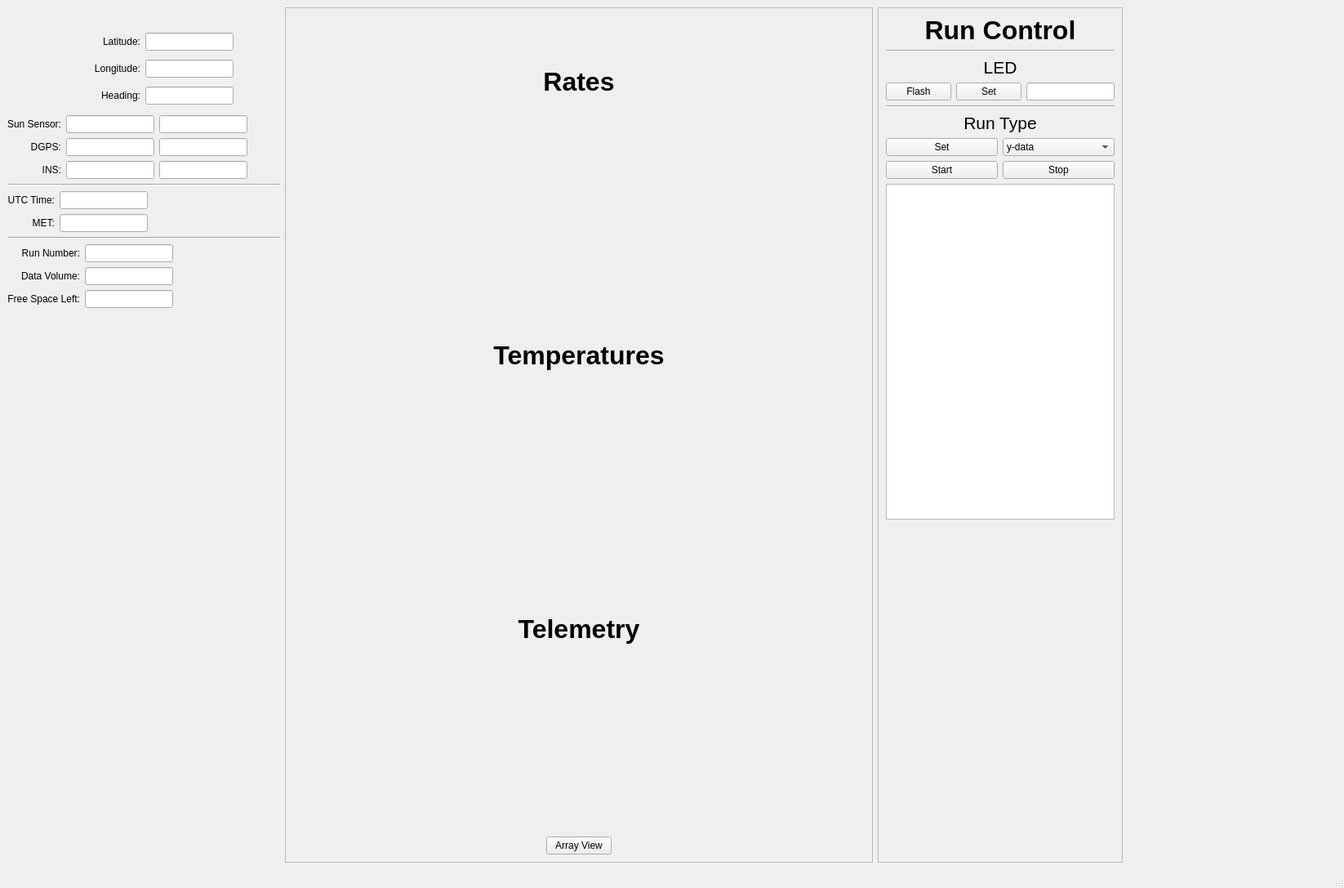
<?xml version="1.0" encoding="UTF-8"?>
<ui version="4.0">
 <class>MainWindow</class>
 <widget class="QMainWindow" name="MainWindow">
  <property name="geometry">
   <rect>
    <x>0</x>
    <y>0</y>
    <width>1646</width>
    <height>1087</height>
   </rect>
  </property>
  <property name="windowTitle">
   <string>MainWindow</string>
  </property>
  <widget class="QWidget" name="centralwidget">
   <layout class="QHBoxLayout" name="horizontalLayout">
    <item>
     <layout class="QVBoxLayout" name="verticalLayout">
      <item>
       <layout class="QHBoxLayout" name="horizontalLayout_3">
        <item>
         <widget class="CartopyCanvas" name="tracker_widget" native="true">
          <property name="sizePolicy">
           <sizepolicy hsizetype="Preferred" vsizetype="Preferred">
            <horstretch>0</horstretch>
            <verstretch>0</verstretch>
           </sizepolicy>
          </property>
          <property name="minimumSize">
           <size>
            <width>100</width>
            <height>0</height>
           </size>
          </property>
         </widget>
        </item>
        <item>
         <spacer name="horizontalSpacer">
          <property name="orientation">
           <enum>Qt::Horizontal</enum>
          </property>
          <property name="sizeHint" stdset="0">
           <size>
            <width>40</width>
            <height>20</height>
           </size>
          </property>
         </spacer>
        </item>
       </layout>
      </item>
      <item>
       <layout class="QHBoxLayout" name="horizontalLayout_2">
        <item>
         <widget class="SignalRotatingArrowWidget" name="pointing_widget" native="true">
          <property name="sizePolicy">
           <sizepolicy hsizetype="Fixed" vsizetype="Fixed">
            <horstretch>0</horstretch>
            <verstretch>0</verstretch>
           </sizepolicy>
          </property>
          <property name="minimumSize">
           <size>
            <width>100</width>
            <height>100</height>
           </size>
          </property>
         </widget>
        </item>
        <item>
         <layout class="QGridLayout" name="gridLayout">
          <item row="2" column="1">
           <widget class="QLineEdit" name="heading_line">
            <property name="sizePolicy">
             <sizepolicy hsizetype="Preferred" vsizetype="Fixed">
              <horstretch>0</horstretch>
              <verstretch>0</verstretch>
             </sizepolicy>
            </property>
            <property name="readOnly">
             <bool>true</bool>
            </property>
           </widget>
          </item>
          <item row="0" column="1">
           <widget class="QLineEdit" name="lat_line">
            <property name="sizePolicy">
             <sizepolicy hsizetype="Preferred" vsizetype="Fixed">
              <horstretch>0</horstretch>
              <verstretch>0</verstretch>
             </sizepolicy>
            </property>
            <property name="readOnly">
             <bool>true</bool>
            </property>
           </widget>
          </item>
          <item row="1" column="0">
           <widget class="QLabel" name="lon_label">
            <property name="sizePolicy">
             <sizepolicy hsizetype="Minimum" vsizetype="Preferred">
              <horstretch>0</horstretch>
              <verstretch>0</verstretch>
             </sizepolicy>
            </property>
            <property name="text">
             <string>Longitude:</string>
            </property>
            <property name="alignment">
             <set>Qt::AlignRight|Qt::AlignTrailing|Qt::AlignVCenter</set>
            </property>
           </widget>
          </item>
          <item row="0" column="0">
           <widget class="QLabel" name="lat_label">
            <property name="sizePolicy">
             <sizepolicy hsizetype="Minimum" vsizetype="Preferred">
              <horstretch>0</horstretch>
              <verstretch>0</verstretch>
             </sizepolicy>
            </property>
            <property name="text">
             <string>Latitude:</string>
            </property>
            <property name="alignment">
             <set>Qt::AlignRight|Qt::AlignTrailing|Qt::AlignVCenter</set>
            </property>
           </widget>
          </item>
          <item row="2" column="0">
           <widget class="QLabel" name="heading_label">
            <property name="sizePolicy">
             <sizepolicy hsizetype="Minimum" vsizetype="Preferred">
              <horstretch>0</horstretch>
              <verstretch>0</verstretch>
             </sizepolicy>
            </property>
            <property name="text">
             <string>Heading:</string>
            </property>
            <property name="alignment">
             <set>Qt::AlignRight|Qt::AlignTrailing|Qt::AlignVCenter</set>
            </property>
           </widget>
          </item>
          <item row="1" column="1">
           <widget class="QLineEdit" name="lon_line">
            <property name="sizePolicy">
             <sizepolicy hsizetype="Preferred" vsizetype="Fixed">
              <horstretch>0</horstretch>
              <verstretch>0</verstretch>
             </sizepolicy>
            </property>
            <property name="readOnly">
             <bool>true</bool>
            </property>
           </widget>
          </item>
         </layout>
        </item>
        <item>
         <spacer name="horizontalSpacer_2">
          <property name="orientation">
           <enum>Qt::Horizontal</enum>
          </property>
          <property name="sizeHint" stdset="0">
           <size>
            <width>40</width>
            <height>20</height>
           </size>
          </property>
         </spacer>
        </item>
       </layout>
      </item>
      <item>
       <layout class="QGridLayout" name="gridLayout_2">
        <item row="0" column="0">
         <widget class="QLabel" name="sun_sensor_label">
          <property name="sizePolicy">
           <sizepolicy hsizetype="Minimum" vsizetype="Preferred">
            <horstretch>0</horstretch>
            <verstretch>0</verstretch>
           </sizepolicy>
          </property>
          <property name="text">
           <string>Sun Sensor:</string>
          </property>
          <property name="alignment">
           <set>Qt::AlignRight|Qt::AlignTrailing|Qt::AlignVCenter</set>
          </property>
         </widget>
        </item>
        <item row="1" column="1">
         <widget class="QLineEdit" name="dpgs_line_1">
          <property name="sizePolicy">
           <sizepolicy hsizetype="Preferred" vsizetype="Fixed">
            <horstretch>0</horstretch>
            <verstretch>0</verstretch>
           </sizepolicy>
          </property>
          <property name="readOnly">
           <bool>true</bool>
          </property>
         </widget>
        </item>
        <item row="0" column="1">
         <widget class="QLineEdit" name="sun_sensor_line_1">
          <property name="sizePolicy">
           <sizepolicy hsizetype="Preferred" vsizetype="Fixed">
            <horstretch>0</horstretch>
            <verstretch>0</verstretch>
           </sizepolicy>
          </property>
          <property name="readOnly">
           <bool>true</bool>
          </property>
         </widget>
        </item>
        <item row="1" column="0">
         <widget class="QLabel" name="dgps_label">
          <property name="sizePolicy">
           <sizepolicy hsizetype="Minimum" vsizetype="Preferred">
            <horstretch>0</horstretch>
            <verstretch>0</verstretch>
           </sizepolicy>
          </property>
          <property name="text">
           <string>DGPS:</string>
          </property>
          <property name="alignment">
           <set>Qt::AlignRight|Qt::AlignTrailing|Qt::AlignVCenter</set>
          </property>
         </widget>
        </item>
        <item row="2" column="1">
         <widget class="QLineEdit" name="ins_line_1">
          <property name="sizePolicy">
           <sizepolicy hsizetype="Preferred" vsizetype="Fixed">
            <horstretch>0</horstretch>
            <verstretch>0</verstretch>
           </sizepolicy>
          </property>
          <property name="readOnly">
           <bool>true</bool>
          </property>
         </widget>
        </item>
        <item row="2" column="0">
         <widget class="QLabel" name="ins_label">
          <property name="sizePolicy">
           <sizepolicy hsizetype="Minimum" vsizetype="Preferred">
            <horstretch>0</horstretch>
            <verstretch>0</verstretch>
           </sizepolicy>
          </property>
          <property name="text">
           <string>INS:</string>
          </property>
          <property name="alignment">
           <set>Qt::AlignRight|Qt::AlignTrailing|Qt::AlignVCenter</set>
          </property>
         </widget>
        </item>
        <item row="2" column="2">
         <widget class="QLineEdit" name="ins_line_2">
          <property name="sizePolicy">
           <sizepolicy hsizetype="Preferred" vsizetype="Fixed">
            <horstretch>0</horstretch>
            <verstretch>0</verstretch>
           </sizepolicy>
          </property>
          <property name="readOnly">
           <bool>true</bool>
          </property>
         </widget>
        </item>
        <item row="0" column="2">
         <widget class="QLineEdit" name="sun_sensor_line_2">
          <property name="sizePolicy">
           <sizepolicy hsizetype="Preferred" vsizetype="Fixed">
            <horstretch>0</horstretch>
            <verstretch>0</verstretch>
           </sizepolicy>
          </property>
          <property name="readOnly">
           <bool>true</bool>
          </property>
         </widget>
        </item>
        <item row="1" column="2">
         <widget class="QLineEdit" name="dgps_line_2">
          <property name="sizePolicy">
           <sizepolicy hsizetype="Preferred" vsizetype="Fixed">
            <horstretch>0</horstretch>
            <verstretch>0</verstretch>
           </sizepolicy>
          </property>
          <property name="readOnly">
           <bool>true</bool>
          </property>
         </widget>
        </item>
        <item row="1" column="3">
         <spacer name="horizontalSpacer_3">
          <property name="orientation">
           <enum>Qt::Horizontal</enum>
          </property>
          <property name="sizeHint" stdset="0">
           <size>
            <width>40</width>
            <height>20</height>
           </size>
          </property>
         </spacer>
        </item>
       </layout>
      </item>
      <item>
       <widget class="Line" name="line">
        <property name="orientation">
         <enum>Qt::Horizontal</enum>
        </property>
       </widget>
      </item>
      <item>
       <layout class="QGridLayout" name="gridLayout_3">
        <item row="1" column="1">
         <widget class="QLineEdit" name="met_line">
          <property name="sizePolicy">
           <sizepolicy hsizetype="Preferred" vsizetype="Fixed">
            <horstretch>0</horstretch>
            <verstretch>0</verstretch>
           </sizepolicy>
          </property>
          <property name="readOnly">
           <bool>true</bool>
          </property>
         </widget>
        </item>
        <item row="0" column="0">
         <widget class="QLabel" name="utc_label">
          <property name="sizePolicy">
           <sizepolicy hsizetype="Minimum" vsizetype="Preferred">
            <horstretch>0</horstretch>
            <verstretch>0</verstretch>
           </sizepolicy>
          </property>
          <property name="text">
           <string>UTC Time:</string>
          </property>
          <property name="alignment">
           <set>Qt::AlignRight|Qt::AlignTrailing|Qt::AlignVCenter</set>
          </property>
         </widget>
        </item>
        <item row="0" column="1">
         <widget class="QLineEdit" name="utc_line">
          <property name="sizePolicy">
           <sizepolicy hsizetype="Preferred" vsizetype="Fixed">
            <horstretch>0</horstretch>
            <verstretch>0</verstretch>
           </sizepolicy>
          </property>
          <property name="readOnly">
           <bool>true</bool>
          </property>
         </widget>
        </item>
        <item row="1" column="0">
         <widget class="QLabel" name="met_label">
          <property name="sizePolicy">
           <sizepolicy hsizetype="Minimum" vsizetype="Preferred">
            <horstretch>0</horstretch>
            <verstretch>0</verstretch>
           </sizepolicy>
          </property>
          <property name="text">
           <string>MET:</string>
          </property>
          <property name="alignment">
           <set>Qt::AlignRight|Qt::AlignTrailing|Qt::AlignVCenter</set>
          </property>
         </widget>
        </item>
        <item row="0" column="2">
         <spacer name="horizontalSpacer_4">
          <property name="orientation">
           <enum>Qt::Horizontal</enum>
          </property>
          <property name="sizeHint" stdset="0">
           <size>
            <width>40</width>
            <height>20</height>
           </size>
          </property>
         </spacer>
        </item>
       </layout>
      </item>
      <item>
       <widget class="Line" name="line_2">
        <property name="orientation">
         <enum>Qt::Horizontal</enum>
        </property>
       </widget>
      </item>
      <item>
       <layout class="QGridLayout" name="gridLayout_4">
        <item row="0" column="0">
         <widget class="QLabel" name="run_num_label">
          <property name="sizePolicy">
           <sizepolicy hsizetype="Minimum" vsizetype="Preferred">
            <horstretch>0</horstretch>
            <verstretch>0</verstretch>
           </sizepolicy>
          </property>
          <property name="text">
           <string>Run Number:</string>
          </property>
          <property name="alignment">
           <set>Qt::AlignRight|Qt::AlignTrailing|Qt::AlignVCenter</set>
          </property>
         </widget>
        </item>
        <item row="0" column="1">
         <widget class="QLineEdit" name="run_num_line">
          <property name="sizePolicy">
           <sizepolicy hsizetype="Preferred" vsizetype="Fixed">
            <horstretch>0</horstretch>
            <verstretch>0</verstretch>
           </sizepolicy>
          </property>
          <property name="readOnly">
           <bool>true</bool>
          </property>
         </widget>
        </item>
        <item row="1" column="0">
         <widget class="QLabel" name="data_vol_label">
          <property name="sizePolicy">
           <sizepolicy hsizetype="Minimum" vsizetype="Preferred">
            <horstretch>0</horstretch>
            <verstretch>0</verstretch>
           </sizepolicy>
          </property>
          <property name="text">
           <string>Data Volume:</string>
          </property>
          <property name="alignment">
           <set>Qt::AlignRight|Qt::AlignTrailing|Qt::AlignVCenter</set>
          </property>
         </widget>
        </item>
        <item row="0" column="2">
         <spacer name="horizontalSpacer_5">
          <property name="orientation">
           <enum>Qt::Horizontal</enum>
          </property>
          <property name="sizeHint" stdset="0">
           <size>
            <width>40</width>
            <height>20</height>
           </size>
          </property>
         </spacer>
        </item>
        <item row="1" column="1">
         <widget class="QLineEdit" name="data_vol_line">
          <property name="sizePolicy">
           <sizepolicy hsizetype="Preferred" vsizetype="Fixed">
            <horstretch>0</horstretch>
            <verstretch>0</verstretch>
           </sizepolicy>
          </property>
          <property name="readOnly">
           <bool>true</bool>
          </property>
         </widget>
        </item>
        <item row="2" column="1">
         <widget class="QLineEdit" name="free_space_line">
          <property name="sizePolicy">
           <sizepolicy hsizetype="Preferred" vsizetype="Fixed">
            <horstretch>0</horstretch>
            <verstretch>0</verstretch>
           </sizepolicy>
          </property>
          <property name="readOnly">
           <bool>true</bool>
          </property>
         </widget>
        </item>
        <item row="2" column="0">
         <widget class="QLabel" name="free_space_label">
          <property name="text">
           <string>Free Space Left:</string>
          </property>
          <property name="alignment">
           <set>Qt::AlignRight|Qt::AlignTrailing|Qt::AlignVCenter</set>
          </property>
         </widget>
        </item>
       </layout>
      </item>
      <item>
       <spacer name="verticalSpacer">
        <property name="orientation">
         <enum>Qt::Vertical</enum>
        </property>
        <property name="sizeHint" stdset="0">
         <size>
          <width>20</width>
          <height>40</height>
         </size>
        </property>
       </spacer>
      </item>
     </layout>
    </item>
    <item>
     <layout class="QVBoxLayout" name="verticalLayout_2">
      <item>
       <widget class="QFrame" name="frame">
        <property name="minimumSize">
         <size>
          <width>500</width>
          <height>0</height>
         </size>
        </property>
        <property name="frameShape">
         <enum>QFrame::StyledPanel</enum>
        </property>
        <property name="frameShadow">
         <enum>QFrame::Raised</enum>
        </property>
        <layout class="QVBoxLayout" name="verticalLayout_4">
         <item>
          <widget class="QLabel" name="label">
           <property name="sizePolicy">
            <sizepolicy hsizetype="Minimum" vsizetype="Minimum">
             <horstretch>0</horstretch>
             <verstretch>0</verstretch>
            </sizepolicy>
           </property>
           <property name="font">
            <font>
             <pointsize>24</pointsize>
             <weight>75</weight>
             <bold>true</bold>
            </font>
           </property>
           <property name="text">
            <string>Rates</string>
           </property>
           <property name="alignment">
            <set>Qt::AlignCenter</set>
           </property>
          </widget>
         </item>
         <item>
          <widget class="PlotWidget" name="default_plot_widget" native="true">
           <property name="minimumSize">
            <size>
             <width>700</width>
             <height>0</height>
            </size>
           </property>
          </widget>
         </item>
         <item>
          <widget class="QLabel" name="label_2">
           <property name="sizePolicy">
            <sizepolicy hsizetype="Minimum" vsizetype="Preferred">
             <horstretch>0</horstretch>
             <verstretch>0</verstretch>
            </sizepolicy>
           </property>
           <property name="font">
            <font>
             <pointsize>24</pointsize>
             <weight>75</weight>
             <bold>true</bold>
            </font>
           </property>
           <property name="text">
            <string>Temperatures</string>
           </property>
           <property name="alignment">
            <set>Qt::AlignCenter</set>
           </property>
          </widget>
         </item>
         <item>
          <widget class="PlotWidget" name="what" native="true">
           <property name="minimumSize">
            <size>
             <width>700</width>
             <height>0</height>
            </size>
           </property>
          </widget>
         </item>
         <item>
          <widget class="QLabel" name="label_3">
           <property name="sizePolicy">
            <sizepolicy hsizetype="Minimum" vsizetype="Preferred">
             <horstretch>0</horstretch>
             <verstretch>0</verstretch>
            </sizepolicy>
           </property>
           <property name="font">
            <font>
             <pointsize>24</pointsize>
             <weight>75</weight>
             <bold>true</bold>
            </font>
           </property>
           <property name="text">
            <string>Telemetry</string>
           </property>
           <property name="alignment">
            <set>Qt::AlignCenter</set>
           </property>
          </widget>
         </item>
         <item>
          <widget class="PlotWidget" name="widget_3" native="true">
           <property name="minimumSize">
            <size>
             <width>700</width>
             <height>0</height>
            </size>
           </property>
          </widget>
         </item>
         <item>
          <layout class="QGridLayout" name="gridLayout_5">
           <item row="0" column="0">
            <spacer name="horizontalSpacer_7">
             <property name="orientation">
              <enum>Qt::Horizontal</enum>
             </property>
             <property name="sizeHint" stdset="0">
              <size>
               <width>40</width>
               <height>20</height>
              </size>
             </property>
            </spacer>
           </item>
           <item row="0" column="1">
            <widget class="QPushButton" name="array_viewer_button">
             <property name="text">
              <string>Array View</string>
             </property>
            </widget>
           </item>
           <item row="0" column="2">
            <spacer name="horizontalSpacer_8">
             <property name="orientation">
              <enum>Qt::Horizontal</enum>
             </property>
             <property name="sizeHint" stdset="0">
              <size>
               <width>40</width>
               <height>20</height>
              </size>
             </property>
            </spacer>
           </item>
          </layout>
         </item>
        </layout>
       </widget>
      </item>
     </layout>
    </item>
    <item>
     <layout class="QVBoxLayout" name="verticalLayout_3">
      <item>
       <widget class="QFrame" name="frame_2">
        <property name="minimumSize">
         <size>
          <width>100</width>
          <height>0</height>
         </size>
        </property>
        <property name="frameShape">
         <enum>QFrame::StyledPanel</enum>
        </property>
        <property name="frameShadow">
         <enum>QFrame::Raised</enum>
        </property>
        <layout class="QVBoxLayout" name="verticalLayout_5">
         <item>
          <widget class="QLabel" name="label_4">
           <property name="sizePolicy">
            <sizepolicy hsizetype="Minimum" vsizetype="Preferred">
             <horstretch>0</horstretch>
             <verstretch>0</verstretch>
            </sizepolicy>
           </property>
           <property name="font">
            <font>
             <pointsize>24</pointsize>
             <weight>75</weight>
             <bold>true</bold>
            </font>
           </property>
           <property name="text">
            <string>Run Control</string>
           </property>
           <property name="alignment">
            <set>Qt::AlignCenter</set>
           </property>
          </widget>
         </item>
         <item>
          <widget class="Line" name="line_3">
           <property name="orientation">
            <enum>Qt::Horizontal</enum>
           </property>
          </widget>
         </item>
         <item>
          <widget class="QLabel" name="label_6">
           <property name="font">
            <font>
             <pointsize>16</pointsize>
            </font>
           </property>
           <property name="text">
            <string>LED</string>
           </property>
           <property name="alignment">
            <set>Qt::AlignCenter</set>
           </property>
          </widget>
         </item>
         <item>
          <layout class="QHBoxLayout" name="horizontalLayout_4">
           <item>
            <widget class="QPushButton" name="pushButton_2">
             <property name="text">
              <string>Flash</string>
             </property>
            </widget>
           </item>
           <item>
            <widget class="QPushButton" name="pushButton">
             <property name="text">
              <string>Set</string>
             </property>
            </widget>
           </item>
           <item>
            <widget class="QLineEdit" name="lineEdit"/>
           </item>
          </layout>
         </item>
         <item>
          <widget class="Line" name="line_4">
           <property name="orientation">
            <enum>Qt::Horizontal</enum>
           </property>
          </widget>
         </item>
         <item>
          <widget class="QLabel" name="label_5">
           <property name="font">
            <font>
             <pointsize>16</pointsize>
            </font>
           </property>
           <property name="text">
            <string>Run Type</string>
           </property>
           <property name="alignment">
            <set>Qt::AlignCenter</set>
           </property>
          </widget>
         </item>
         <item>
          <layout class="QHBoxLayout" name="horizontalLayout_6">
           <item>
            <widget class="QPushButton" name="pushButton_5">
             <property name="text">
              <string>Set</string>
             </property>
            </widget>
           </item>
           <item>
            <widget class="QComboBox" name="comboBox">
             <item>
              <property name="text">
               <string>y-data</string>
              </property>
             </item>
             <item>
              <property name="text">
               <string>CR data</string>
              </property>
             </item>
             <item>
              <property name="text">
               <string>ped. calibration</string>
              </property>
             </item>
             <item>
              <property name="text">
               <string>gain calibration</string>
              </property>
             </item>
             <item>
              <property name="text">
               <string>testing</string>
              </property>
             </item>
             <item>
              <property name="text">
               <string>other</string>
              </property>
             </item>
            </widget>
           </item>
          </layout>
         </item>
         <item>
          <layout class="QHBoxLayout" name="horizontalLayout_5">
           <item>
            <widget class="QPushButton" name="pushButton_4">
             <property name="text">
              <string>Start</string>
             </property>
            </widget>
           </item>
           <item>
            <widget class="QPushButton" name="pushButton_3">
             <property name="text">
              <string>Stop</string>
             </property>
            </widget>
           </item>
          </layout>
         </item>
         <item>
          <widget class="QTextEdit" name="log_text_box">
           <property name="readOnly">
            <bool>true</bool>
           </property>
          </widget>
         </item>
         <item>
          <spacer name="verticalSpacer_2">
           <property name="orientation">
            <enum>Qt::Vertical</enum>
           </property>
           <property name="sizeHint" stdset="0">
            <size>
             <width>20</width>
             <height>40</height>
            </size>
           </property>
          </spacer>
         </item>
        </layout>
       </widget>
      </item>
     </layout>
    </item>
    <item>
     <spacer name="horizontalSpacer_6">
      <property name="orientation">
       <enum>Qt::Horizontal</enum>
      </property>
      <property name="sizeHint" stdset="0">
       <size>
        <width>40</width>
        <height>20</height>
       </size>
      </property>
     </spacer>
    </item>
   </layout>
  </widget>
  <widget class="QMenuBar" name="menubar">
   <property name="geometry">
    <rect>
     <x>0</x>
     <y>0</y>
     <width>1646</width>
     <height>22</height>
    </rect>
   </property>
  </widget>
  <widget class="QStatusBar" name="statusbar"/>
 </widget>
 <customwidgets>
  <customwidget>
   <class>CartopyCanvas</class>
   <extends>QWidget</extends>
   <header>custom_widgets</header>
   <container>1</container>
  </customwidget>
  <customwidget>
   <class>SignalRotatingArrowWidget</class>
   <extends>QWidget</extends>
   <header>custom_widgets</header>
   <container>1</container>
  </customwidget>
  <customwidget>
   <class>PlotWidget</class>
   <extends>QWidget</extends>
   <header>pyqtgraph</header>
   <container>1</container>
  </customwidget>
 </customwidgets>
 <resources/>
 <connections/>
</ui>
